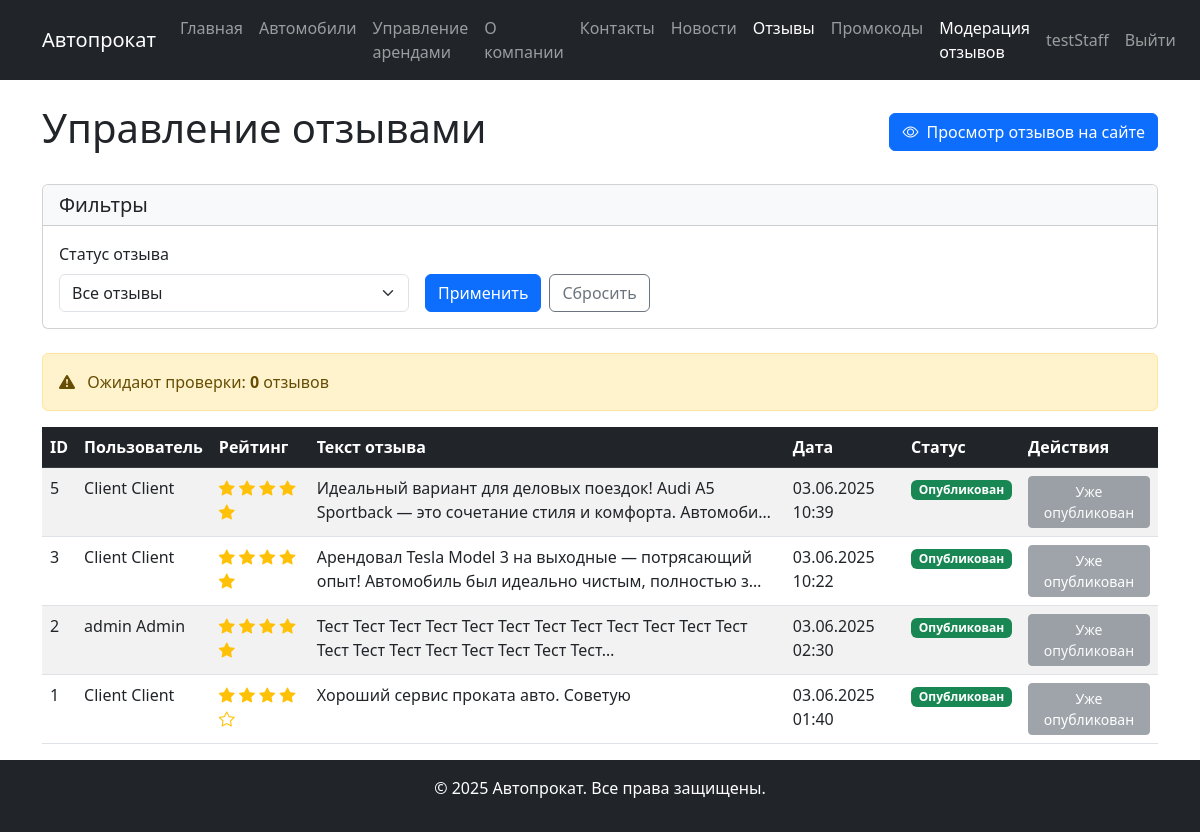
The app's page /staff/reviews/ (signed in) with its own data.
### users/models.py (models this page shows, shortened)
class User(AbstractUser):
    ROLE_CHOICES = (
        ('staff', 'Сотрудник'),
        ('client', 'Клиент'),
        ('admin', 'Администратор')
    )
    role = models.CharField(
        max_length=10,
        choices=ROLE_CHOICES,
        default='client',
        verbose_name='Роль'
    )
    email = models.EmailField(unique=True, verbose_name='Электронная почта')
    last_name = models.CharField(max_length=100, verbose_name='Фамилия')
    first_name = models.CharField(max_length=100, verbose_name='Имя')
    middle_name = models.CharField(max_length=100, verbose_name='Отчество')
    date_of_birth = models.DateField(null=True, blank=True, verbose_name='Дата рождения')
    phone_regex = RegexValidator(
        regex=r'^\+37529\d{7}',
        message="Номер телефона должен быть в формате: '+37529XXXXXXX'."
    )
    phone = models.CharField(
        validators=[phone_regex],
        max_length=13,
        verbose_name='Телефон'
    )
    address = models.CharField(verbose_name='Адрес проживания')
    created_at = models.DateTimeField(auto_now_add=True, verbose_name='Дата создания')
    updated_at = models.DateTimeField(auto_now=True, verbose_name='Дата обновления')
    class Meta:
        verbose_name = 'Пользователь'
        verbose_name_plural = 'Пользователи'
    def has_role(self, role):
        return self.role == role

### content/models.py (models this page shows, shortened)
class Review(models.Model):
    RATING_CHOICES = (
        (1, '1 - Очень плохо'),
        (2, '2 - Плохо'),
        (3, '3 - Нормально'),
        (4, '4 - Хорошо'),
        (5, '5 - Отлично')
    )
    user = models.ForeignKey(User, on_delete=models.CASCADE, related_name='reviews', verbose_name='Пользователь')
    text = models.TextField(verbose_name='Текст отзыва')
    rating = models.IntegerField(choices=RATING_CHOICES, verbose_name='Оценка')
    created_at = models.DateTimeField(auto_now_add=True, verbose_name='Дата создания')
    approved = models.BooleanField(default=False, verbose_name='Одобрен')
    class Meta:
        verbose_name = 'Отзыв'
        verbose_name_plural = 'Отзывы'
        ordering = ['-created_at']

### content/views.py (the view)
# urls.py: path('staff/reviews/', views.ReviewManagementView.as_view(), name='review_management'),
@method_decorator(staff_required, name='dispatch')
class ReviewManagementView(ListView):
    model = Review
    template_name = 'content/review_management.html'
    context_object_name = 'reviews'
    def get_queryset(self):
        queryset = Review.objects.all().order_by('-created_at')
        approved_filter = self.request.GET.get('approved')
        if approved_filter == 'true':
            queryset = queryset.filter(approved=True)
        elif approved_filter == 'false':
            queryset = queryset.filter(approved=False)
        return queryset
    def get_context_data(self, **kwargs):
        context = super().get_context_data(**kwargs)
        context['approved_filter'] = self.request.GET.get('approved', '')
        context['pending_count'] = Review.objects.filter(approved=False).count()
        return context

### authentication/context_processors.py (called while the page is built)
def user_role(request):
    context = {}
    if request.user.is_authenticated:
        try:
            context['is_staff_user'] = request.user.has_role('staff')
            context['is_admin_user'] = request.user.has_role('admin')
        except:
            context['is_staff_user'] = False
            context['is_admin_user'] = False
    return context

### templates/content/review_management.html (shortened to what this page needs)
{% extends 'base.html' %}
{% block content %}
    <div class="container mt-4">
        <div class="row">
            <div class="col-12">
                <div class="d-flex justify-content-between align-items-center mb-4">
                    <h1>Управление отзывами</h1>
                    <a href="{% url 'review_list' %}" class="btn btn-primary">
                        <i class="bi bi-eye me-1"></i> Просмотр отзывов на сайте
                    </a>
                </div>
                <div class="card mb-4">
                    <div class="card-header bg-light">
                        <h5 class="mb-0">Фильтры</h5>
                    </div>
                    <div class="card-body">
                        <form method="get" class="row g-3">
                            <div class="col-md-4">
                                <label for="approved" class="form-label">Статус отзыва</label>
                                <select name="approved" id="approved" class="form-select">
                                    <option value="" {% if approved_filter == '' %}selected{% endif %}>Все отзывы</option>
                                </select>
                            </div>
                            <div class="col-md-4 d-flex align-items-end">
                                <button type="submit" class="btn btn-primary me-2">Применить</button>
                                <a href="{% url 'review_management' %}" class="btn btn-outline-secondary">Сбросить</a>
                            </div>
                        </form>
                    </div>
                </div>
                <div class="alert alert-warning" role="alert">
                    <i class="bi bi-exclamation-triangle-fill me-2"></i>
                    Ожидают проверки: <strong>{{ pending_count }}</strong> отзывов
                </div>
                {% if reviews %}
                    <div class="table-responsive">
                        <table class="table table-striped table-hover">
                            <thead class="table-dark">
                            <tr>
                                <th>ID</th>
                                <th>Пользователь</th>
                                <th>Рейтинг</th>
                                <th>Текст отзыва</th>
                                <th>Дата</th>
                                <th>Статус</th>
                                <th>Действия</th>
                            </tr>
                            </thead>
                            <tbody>
                            {% for review in reviews %}
                                <tr>
                                    <td>{{ review.pk }}</td>
                                    <td>{{ review.user.get_full_name|default:review.user.username }}</td>
                                    <td>
                                        <div class="rating">
                                            {% for i in "12345"|make_list %}
                                                {% if forloop.counter <= review.rating %}
                                                    <i class="bi bi-star-fill text-warning"></i>
                                                {% else %}
                                                    <i class="bi bi-star text-warning"></i>
                                                {% endif %}
                                            {% endfor %}
                                        </div>
                                    </td>
                                    <td>{{ review.text|truncatechars:100 }}</td>
                                    <td>{{ review.created_at|date:"d.m.Y H:i" }}</td>
                                    <td>
                                        {% if review.approved %}
                                            <span class="badge bg-success">Опубликован</span>
                                        {% else %}
                                            <span class="badge bg-warning">Ожидает проверки</span>
                                        {% endif %}
                                    </td>
                                    <td>
                                        {% if not review.approved %}
                                            <div class="d-flex">
                                                <form method="post" action="{% url 'review_approve' review.pk %}" class="me-2">
                                                    {% csrf_token %}
                                                    <input type="hidden" name="action" value="approve">
                                                    <input type="hidden" name="next" value="{{ request.get_full_path }}">
                                                    <button type="submit" class="btn btn-sm btn-success">
                                                        <i class="bi bi-check-circle"></i> Одобрить
                                                    </button>
                                                </form>
                                                <form method="post" action="{% url 'review_approve' review.pk %}">
                                                    {% csrf_token %}
                                                    <input type="hidden" name="action" value="reject">
                                                    <input type="hidden" name="next" value="{{ request.get_full_path }}">
                                                    <button type="submit" class="btn btn-sm btn-danger" onclick="return confirm('Вы уверены, что хотите отклонить этот отзыв?');">
                                                        <i class="bi bi-x-circle"></i> Отклонить
                                                    </button>
                                                </form>
                                            </div>
                                        {% else %}
                                            <button class="btn btn-sm btn-secondary" disabled>Уже опубликован</button>
                                        {% endif %}
                                    </td>
                                </tr>
                            {% endfor %}
                            </tbody>
                        </table>
                    </div>
                {% else %}
                    <div class="alert alert-info">
                        <i class="bi bi-info-circle-fill me-2"></i>
                        Нет отзывов, соответствующих заданным критериям.
                    </div>
                {% endif %}
            </div>
        </div>
    </div>
{% endblock %}

### templates/base.html (shortened to what this page needs)
<!DOCTYPE html>
<html lang="ru" class="h-100">
<head>
    <link href="https://cdn.jsdelivr.net/npm/bootstrap@5.3.0-alpha1/dist/css/bootstrap.min.css" rel="stylesheet">
    <link rel="stylesheet" href="https://cdn.jsdelivr.net/npm/bootstrap-icons@1.10.3/font/bootstrap-icons.css">
</head>
<body class="d-flex flex-column h-100">
<nav class="navbar navbar-expand-lg navbar-dark bg-dark">
    <div class="container">
        <a class="navbar-brand" href="{% url 'home' %}">Автопрокат</a>
        <div class="collapse navbar-collapse" id="navbarNav">
            <div class="navbar-nav" style="margin-right: 0 !important; padding-right: 0 !important;">
                <a class="nav-item nav-link {% if request.path == '/' %}active{% endif %}" href="{% url 'home' %}">Главная</a>
                <a class="nav-item nav-link {% if '/vehicles/' in request.path %}active{% endif %}" href="{% url 'vehicle_list' %}">Автомобили</a>
                {% if user.is_authenticated and is_staff_user %}
                    <a class="nav-item nav-link {% if '/rentals/staff/' in request.path %}active{% endif %}" href="{% url 'staff_rental_list' %}">Управление арендами</a>
                {% endif %}
                <a class="nav-item nav-link {% if '/about/' in request.path %}active{% endif %}" href="{% url 'about' %}">О компании</a>
                <a class="nav-item nav-link {% if '/contacts/' in request.path %}active{% endif %}" href="{% url 'contacts' %}">Контакты</a>
                <a class="nav-item nav-link {% if '/news/' in request.path %}active{% endif %}" href="{% url 'news_list' %}">Новости</a>
                <a class="nav-item nav-link {% if '/reviews/' in request.path %}active{% endif %}" href="{% url 'review_list' %}">Отзывы</a>
                <a class="nav-item nav-link {% if '/promocodes/' in request.path %}active{% endif %}" href="{% url 'promocode_list' %}">Промокоды</a>
                {% if is_staff_user or is_admin_user %}
                    <a class="nav-item nav-link {% if 'staff/reviews' in request.path %}active{% endif %}" href="{% url 'review_management' %}">Модерация отзывов</a>
                {% endif %}
            </div>
            <div class="navbar-nav ms-auto">
                {% if user.is_authenticated %}
                    <a class="nav-item nav-link" href="{% url 'profile' %}">{{ user.username }}</a>
                    <a class="nav-item nav-link" href="{% url 'logout' %}">Выйти</a>
                {% else %}
                    <a class="nav-item nav-link" href="{% url 'login' %}">Войти</a>
                    <a class="nav-item nav-link" href="{% url 'register' %}">Регистрация</a>
                {% endif %}
            </div>
        </div>
    </div>
</nav>
<main class="flex-shrink-0">
    {% block content %}{% endblock %}
</main>
<footer class="footer bg-dark text-white py-3 mt-auto">
    <div class="container text-center">
        <p>&copy; 2025 Автопрокат. Все права защищены.</p>
    </div>
</footer>
</body>
</html>

### records on screen
User: username "testStaff"
Review: pk "5", user.get_full_name "Client Client", rating 5 (drawn), text "Идеальный вариант для деловых поездок! Audi A5 Sportback — это сочетание стиля и комфорта. Автомоби…", created_at "03.06.2025 10:39", approved "Опубликован"
Review: pk "3", user.get_full_name "Client Client", rating 5 (drawn), text "Арендовал Tesla Model 3 на выходные — потрясающий опыт! Автомобиль был идеально чистым, полностью з…", created_at "03.06.2025 10:22", approved "Опубликован"
Review: pk "2", user.get_full_name "admin Admin", rating 5 (drawn), text "Тест Тест Тест Тест Тест Тест Тест Тест Тест Тест Тест Тест Тест Тест Тест Тест Тест Тест Тест Тест…", created_at "03.06.2025 02:30", approved "Опубликован"
Review: pk "1", user.get_full_name "Client Client", rating 4 (drawn), text "Хороший сервис проката авто. Советую", created_at "03.06.2025 01:40", approved "Опубликован"

### other values on screen
{{ pending_count }} "0"
